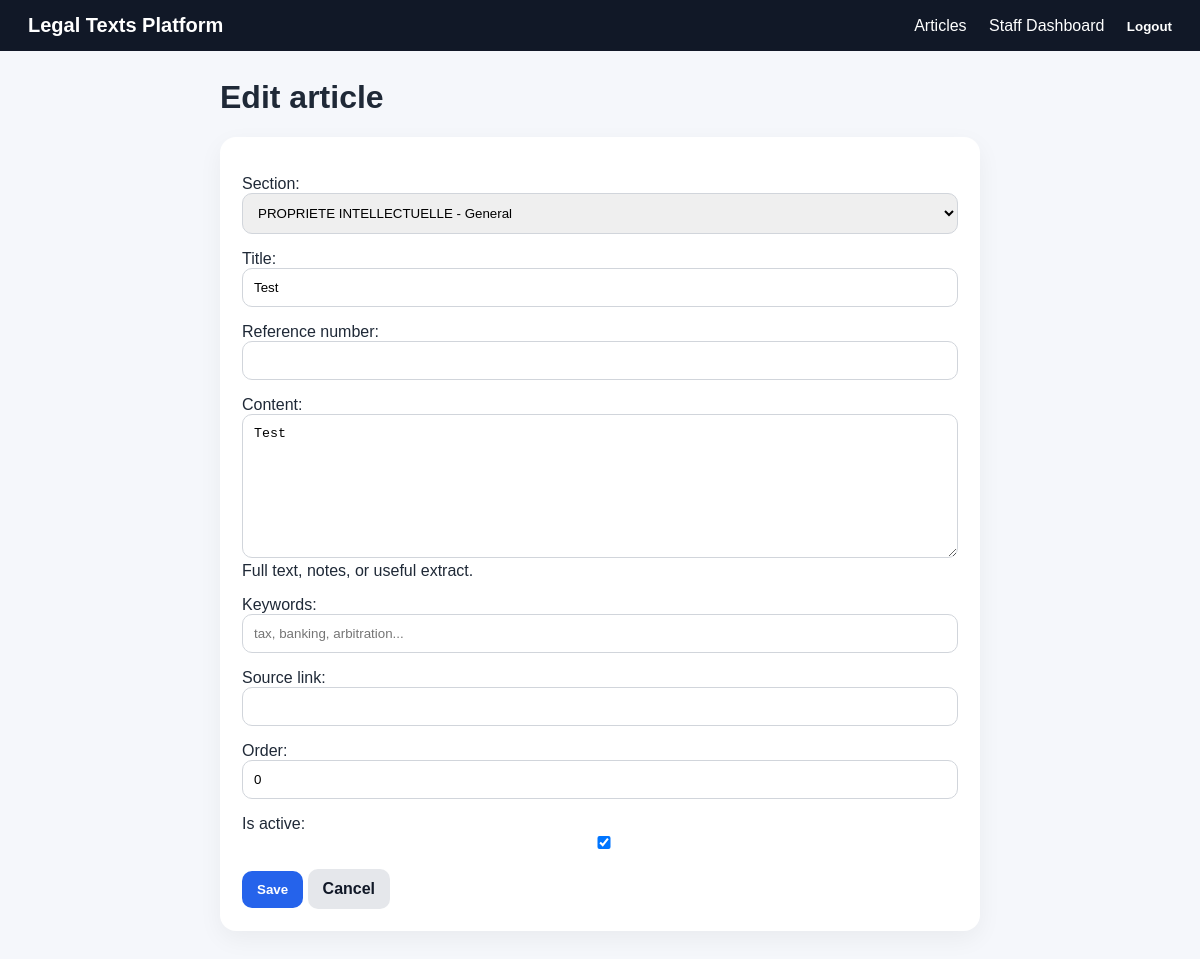
Page /articles/23/edit/ (signed in) on the committed database.
### legaltexts/models.py (models this page shows, shortened)
class LegalArticle(models.Model):
    section = models.ForeignKey(Section, on_delete=models.CASCADE, related_name='articles')
    title = models.CharField(max_length=500)
    reference_number = models.CharField(max_length=120, blank=True)
    content = models.TextField(blank=True, help_text='Full text, notes, or useful extract.')
    keywords = models.CharField(max_length=500, blank=True)
    source_link = models.URLField(blank=True)
    order = models.PositiveIntegerField(default=0)
    is_active = models.BooleanField(default=True)
    created_at = models.DateTimeField(auto_now_add=True)
    updated_at = models.DateTimeField(auto_now=True)
    class Meta:
        ordering = ['section__part__order', 'section__order', 'order', 'title']

class Part(models.Model):
    title = models.CharField(max_length=255, unique=True)
    description = models.TextField(blank=True)
    order = models.PositiveIntegerField(default=0)
    class Meta:
        ordering = ['order', 'title']

class Section(models.Model):
    part = models.ForeignKey(Part, on_delete=models.CASCADE, related_name='sections')
    title = models.CharField(max_length=255)
    description = models.TextField(blank=True)
    order = models.PositiveIntegerField(default=0)
    class Meta:
        ordering = ['part__order', 'order', 'title']
        unique_together = ('part', 'title')
    def __str__(self):
        return f'{self.part.title} - {self.title}'

### legaltexts/views.py (the view)
# urls.py: path('articles/<int:pk>/edit/', views.ArticleUpdateView.as_view(), name='article_edit'),
class ArticleUpdateView(LoginRequiredMixin, StaffOnlyMixin, UpdateView):
    model = LegalArticle
    form_class = LegalArticleForm
    template_name = 'legaltexts/form.html'
    success_url = reverse_lazy('article_list')

### legaltexts/forms.py
class LegalArticleForm(forms.ModelForm):
    class Meta:
        model = LegalArticle
        fields = ['section', 'title', 'reference_number', 'content', 'keywords', 'source_link', 'order', 'is_active']
        widgets = {
            'content': forms.Textarea(attrs={'rows': 8}),
            'keywords': forms.TextInput(attrs={'placeholder': 'tax, banking, arbitration...'}),
        }

### legaltexts/views.py (called while the page is built)
    def test_func(self):
        return self.request.user.is_staff

### legaltexts/templates/legaltexts/form.html (shortened to what this page needs)
{% extends 'legaltexts/base.html' %}
{% block content %}
<div class="form-wrapper">
    <h1>{% if object %}Edit article{% else %}Add article{% endif %}</h1>
    <form method="post" class="form-card">
        {{ form.as_p }}
        <button class="primary" type="submit">Save</button>
        <a class="secondary" href="javascript:history.back()">Cancel</a>
    </form>
</div>
{% endblock %}

### legaltexts/static/legaltexts/css/style.css (style rules this page uses)
* { box-sizing: border-box; }
body { margin: 0; font-family: Arial, sans-serif; background: #f5f7fb; color: #1f2937; }
a { color: #1d4ed8; text-decoration: none; }
input, select, textarea { width: 100%; padding: 11px; border: 1px solid #d1d5db; border-radius: 10px; }
button, .primary, .secondary { border: 0; padding: 11px 15px; border-radius: 10px; cursor: pointer; font-weight: 600; display: inline-block; }
button, .primary { background: #2563eb; color: white; }
.secondary { background: #e5e7eb; color: #111827; }
.article-card, .detail-card, .auth-card, .form-card, table { background: white; border-radius: 16px; box-shadow: 0 8px 24px rgba(0,0,0,.05); }
.form-wrapper, .auth-card { max-width: 760px; margin: 0 auto; }
.form-card { padding: 22px; }

### rows in the picture
LegalArticle: section "PROPRIETE INTELLECTUELLE - General", content "Test", order "0", is_active "☑"
Part: title "Test"
